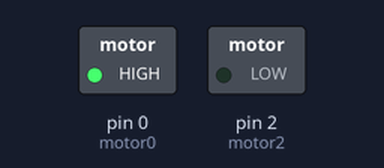
Bench run of a sketch on a simulated Arduino Uno, built with avr-gcc and run on an emulated ATmega328P. Parts: switched loads named in the sketch (green lamp = pin HIGH).

Above: at 1.5 s.
At 3.5 s:
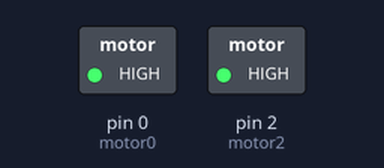
At 5.5 s:
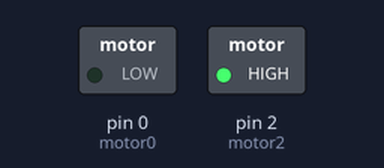
At 7.5 s:
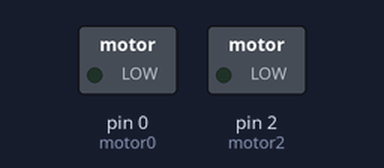
Timing chart, 0 to 10.4 s (numbered marks = the images above):
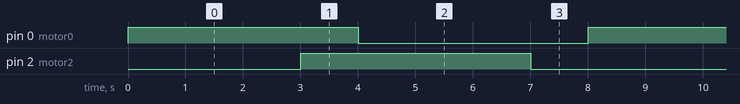

Measured:
- by itself, pin 0 (motor0), pin 2 (motor2): alternates HIGH for 4.0 s and LOW for 4.0 s
- by itself, everything shown: repeats every 8.0 s, in 4 steps

The sketch:

sketch_jul1d.ino
```cpp
const int motor0 = 0;  // IN1 ピン
const int motor2 = 2;  // IN2 ピン

void setup() {
    // モータードライバーの制御ピンを出力モードに設定
    pinMode(motor0, OUTPUT);
    pinMode(motor2, OUTPUT);
}

void loop() {
    // 前進回転
    digitalWrite(motor0, HIGH);
    digitalWrite(motor2, LOW);
    delay(3000);  // 3秒間待つ

    // 停止
    digitalWrite(motor0, HIGH);
    digitalWrite(motor2, HIGH);
    delay(1000);  // 2秒間停止

    // 逆転
    digitalWrite(motor0, LOW);
    digitalWrite(motor2, HIGH);
    delay(3000);  // 5秒間逆回転

      // 停止
    digitalWrite(motor0, LOW);
    digitalWrite(motor2, LOW);
    delay(1000);  // 2秒間停止
}
```
